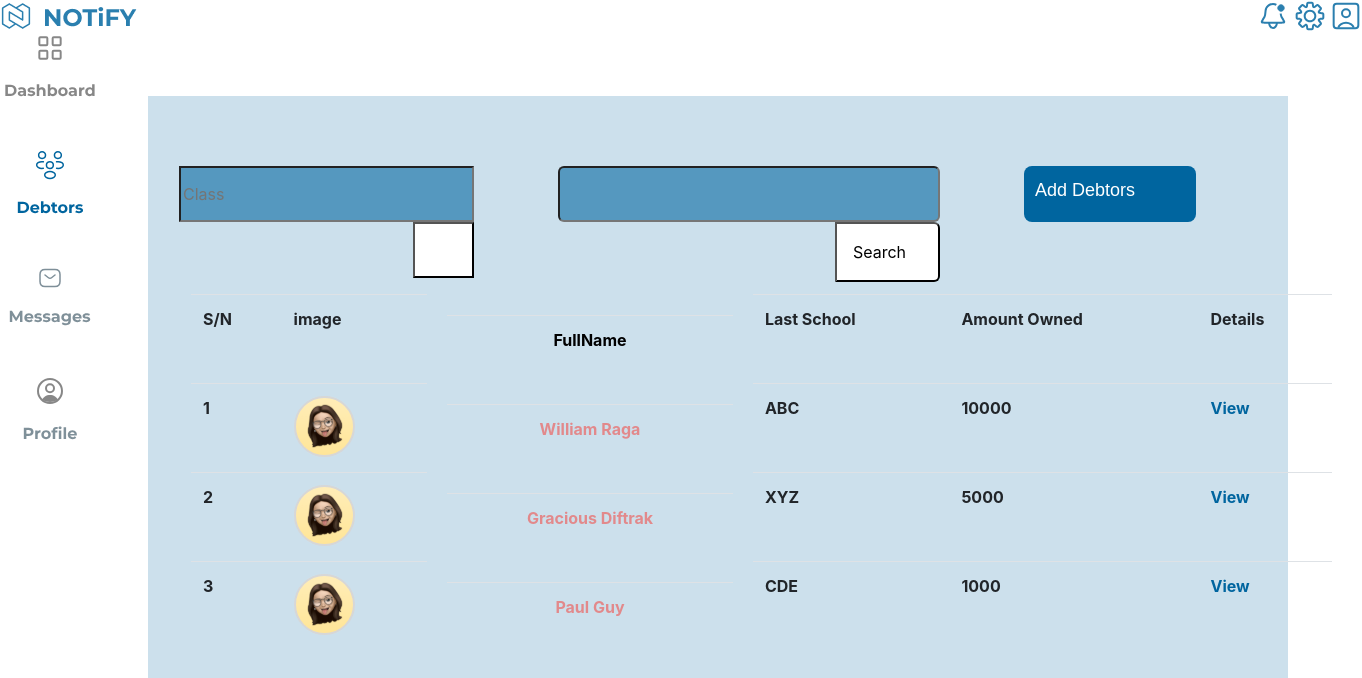
Before: /directory/ with the older database file.
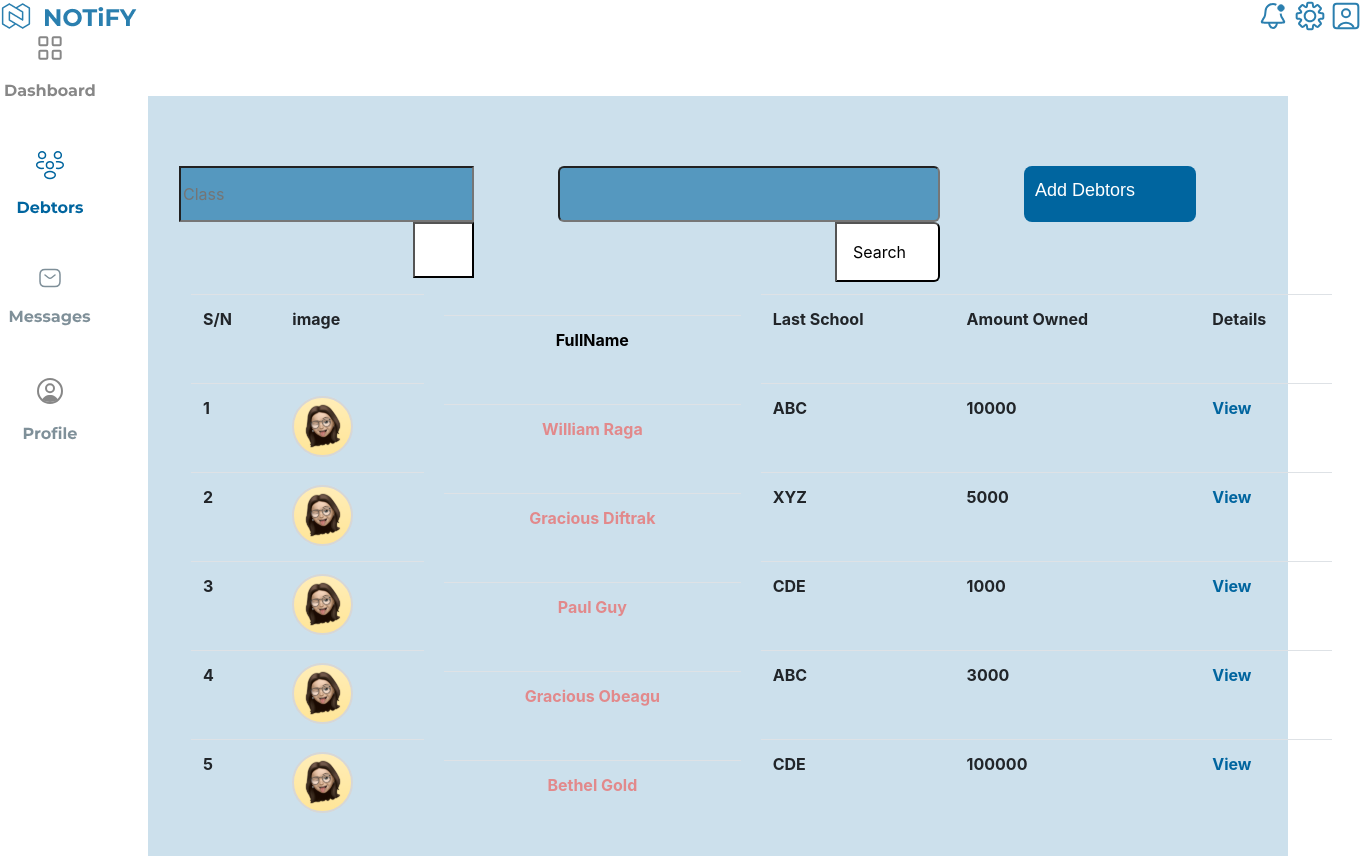
After: the same page with the newer database file.
### mydebtorsapp/models.py (models this page shows, shortened)
class Student(models.Model):
  first_name = models.CharField(max_length=150)
  last_name = models.CharField(max_length=150)
  parent_name = models.CharField(max_length=200)
  parent_email = models.EmailField(max_length=100)
  parent_phone_no = models.BigIntegerField()
  address = models.CharField(max_length=200)
  location = models.CharField(max_length=100, default="XYZ")
  admission_no = models.CharField(max_length=12, unique=True)
  fees_owed = models.IntegerField()
  last_school = models.ForeignKey(School, on_delete=models.CASCADE, default=True)

class School(models.Model):
  school_name = models.CharField(max_length=100)
  school_admin = models.CharField(max_length=100)
  school_email = models.EmailField()
  school_address = models.CharField(max_length=100)
  school_location = models.CharField(max_length=100)
  school_phone_no = models.BigIntegerField()
  def __str__(self):
    return f"{self.school_name}"

### mydebtorsapp/views.py (the view)
# urls.py: path("directory/", views.directory_page, name="directory"),
def directory_page(request):
  students = Student.objects.all()
  context = {
    'students': students
  }
  return render(request, 'debtors_directory/directory.html', context)

### templates/debtors_directory/directory.html (shortened to what this page needs)
{% load static %}
<!DOCTYPE html>
<html lang="en">
<head>
    <link rel="stylesheet" href="{% static 'dir_style.css' %}">
    <link rel="stylesheet" href="https://cdn.jsdelivr.net/npm/bootstrap@4.6.2/dist/css/bootstrap.min.css">
</head>
<body>
    <div class="head">
       <a href="homepage"> <img src="{% static 'logo.png' %}"></a>
       <div>
        <a href="notificationn"> <img src="Bell_pinbell.svg" ></a>
        <a href="settings"> <img src="Setting_linesettings.svg" ></a>
        <a href="profile"> <img src="User_box.svg" ></a>
       </div>
    </div>
    <div class="bar">
        <a href="dashboard"> <img src="Frame 148dashboard.svg" ></a>
        <a href="debtor"> <img src="debtors.svg" ></a>
        <a href="message"> <img src="message.svg" ></a>
        <a href="profile"> <img src="profile.svg" ></a>
    </div>
<div class="container">
    <div class="bar2">
        <div class="cl">
            <form action="">
            <input type="text" placeholder="Class"><button type="menu">#</button>
        </form>
        </div>
        <div class="ser">
            <form>
            <input type="text" name="search">
            <button type="submit"> Search</button>
            </form>
        </div>
        <div class="add">
            <a href="{% url 'about_debtors' %}" class="btn btn-link">Add Debtors</a>
         </div>
         <div class="table">
            <div class="names">
                <table>
                    <tr id="debtors detail">
                        <th>S/N</th>
                        <th colspan="1">image</th>
                        <th colspan="1" class="pro" id="top">FullName </th>
                        <th colspan="1">Last School</th>
                        <th colspan="1">Amount Owned</th>
                        <th colspan="1">Details</th>
                    </tr>
                    {% for student in students %}
                    <tr>
                        <th>{{forloop.counter}}</th>
                        <th><img src="face.svg"></th>
                        <th class="pro">{{student.first_name}} {{student.last_name}} </th>
                        <th>{{student.last_school}}</th>
                        <th>{{student.fees_owed}}</th>
                        <th><a href="{% url 'individual-debtor' student.id %}" class="view">View</a>
                    </tr>
                    {% endfor %}
                </table>
         </div>
        </div>
    </div>
</div>
</body>
</html>

### static/dir_style.css (style rules this page uses)
.head { display: flex; flex-direction: row; align-items: flex-end; flex: content; flex-wrap: wrap; justify-content: space-between; justify-items: auto; margin-bottom: auto; }
.bar { display: flex; flex-direction: column; align-items: center; gap: 49px; width: 100px; height: 411px; left: 32px; top: 135px; padding: 0px; }
.bar2 .ser { box-sizing: border-box; }
.cl { display: flex; flex-direction: row; justify-content: flex-end; align-items: flex-start; flex-wrap: wrap; padding: 0px; width:356px; height: 56px; }
.cl button { display: flex; flex-direction: row; align-items: flex-start; float: right; width: 61px; height: 56px; color: white; background: #ffff; padding: 15px 16px; }
.cl input { width: 295px; height: 56px; background: #5598BF; }
.ser { display: flex; flex-direction: column; align-items: flex-end; padding: 0px; isolation: isolate; width: 382px; height: 56px; }
.ser input { display: flex; flex-direction: row; align-items: flex-start; isolation: isolate; width: 382px; height: 56px; background: #5598BF; border-radius: 6px; font-size: large; font-family: sans-serif; }
.ser button { display: flex; flex-direction: row; align-items: flex-start; padding: 16px; gap: 16px; isolation: isolate; position:relative; float:right; background: #FFFFFF; border-radius: 0px 6px 6px 0px; margin: auto; }
.bar2 { display: flex; flex-direction: row; align-items: flex-start; padding: 0px; gap: 84px; justify-content: space-between; position: center; width: 1078px; height: 56px; left: 223px; top: 176px; margin: auto; }
.add .btn { display: flex; flex-direction: row; align-items: flex-start; padding: 16px; gap: 8px; width: 40px; padding: 10px; text-decoration: none; width: 172px; height: 56px; background: #00659F; border-radius: 8px; text-align: center; font-size: large; font-family: sans-serif; color: #FFFFFF; position: absolute; flex: none; order: 1; flex-grow: 0; }
.names { display: flex; flex-direction: column; position: absolute; justify-items: center; height: 678px; width: 1181px; left: 23px; top: 178px; border-radius: 0px; }
table , tr, th, td { text-align: justify; align-items: justify; padding: 5px; border-spacing: 5px; margin: 20px; }
.table { display: block; }
.pro { display: flex; flex-direction: row; justify-items: flex-start; justify-content: space-evenly; align-items: center; color: #E2898B; }
.pro#top { color: black; }
.container { display: inline-block; position: absolute; justify-content: center; align-self: center; align-items: center; justify-items: center; height: 880px; width: 1260px; left: 148px; top: 96px; border-radius: 0px; background: #CCE0EC; padding-top: 70px; }
.view { color: #00659F; }

Changed rows visible on the page:
added Student: first_name "Gracious", last_name "Obeagu", last_school "ABC", fees_owed "3000"
added Student: first_name "Bethel", last_name "Gold", last_school "CDE", fees_owed "100000"
